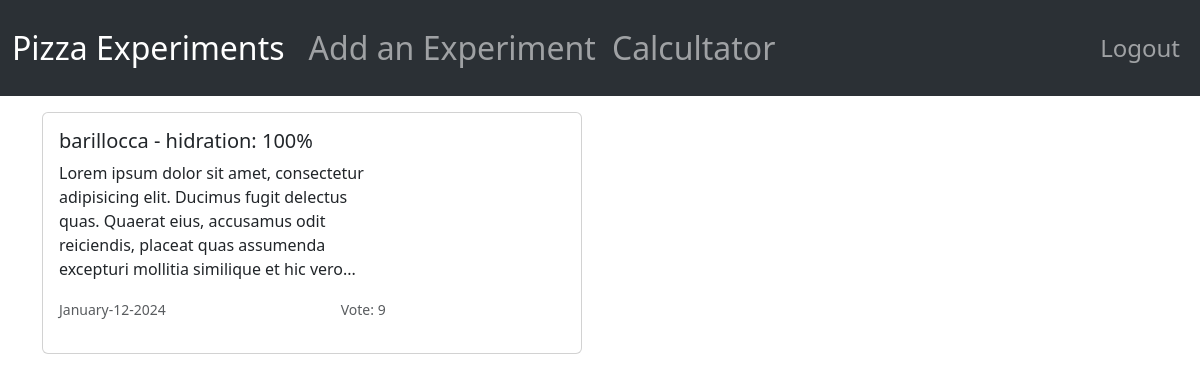
/ (signed in), run on an earlier commit of the app's database.
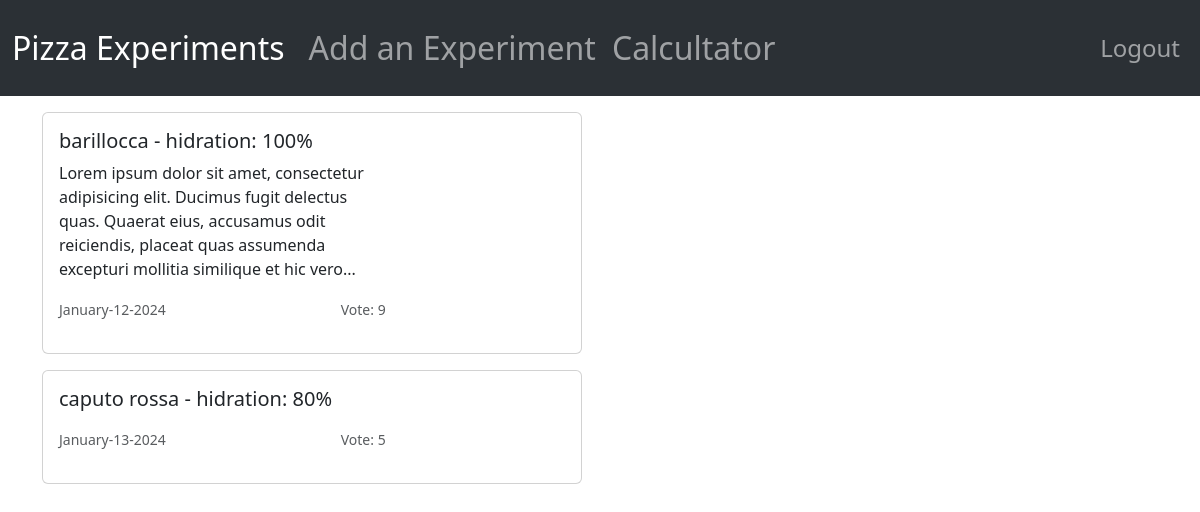
And on a later commit of the database.
### app.py (models this page shows)
class Experiment(db.Model):
   id = db.Column(db.Integer, primary_key=True)
   date = db.Column(db.DateTime, default=datetime.utcnow, nullable=False)
   flour_type = db.Column(db.String(50), nullable=False)
   flour_amount = db.Column(db.Integer, nullable=False)
   water_amount = db.Column(db.Integer, nullable=False)
   yeast_type = db.Column(db.String(50))
   yeast_amount = db.Column(db.Float)
   salt_amount = db.Column(db.Float)
   sugar_amount = db.Column(db.Float)
   oil_amount = db.Column(db.Float)
   temperature = db.Column(db.Float)
   maturation_time = db.Column(db.Float)
   procedure = db.Column(db.String(1000))
   result_vote = db.Column(db.Integer)
   result_comment = db.Column(db.String(500))
   user_id = db.Column(db.Integer, db.ForeignKey('user.id'), nullable=False)

### app.py (the view)
@app.route("/")
@login_required
def index():
  experiments = Experiment.query.filter_by(user_id = current_user.id)
  return render_template("index.html", experiments=experiments)

### app.py (called while the page is built)
@login_manager.user_loader
def load_user(user_id):
  return User.query.get(int(user_id))

### templates/index.html (shortened to what this page needs)
{% extends "layout.html" %}
{% block content %}
{% for exp in experiments %}
<div class="card mb-3 mt-3" style="max-width: 540px;">
  <div class="row g-0">
    <div class="col-md-8">
      <div class="card-body">
        {% set hidration = (exp.water_amount*100)//exp.flour_amount %}
        <h5 class="card-title">{{exp.flour_type}} - hidration:  {{hidration}}%</h5>
        <p class="card-text">{{exp.result_comment | truncate(200)}}</p>
        <div class="d-flex justify-content-between">
          <p class="card-text"><small class="text-body-secondary">{{exp.date.strftime("%B-%d-%Y")}}</small></p>
          <p class="card-text"><small class="text-body-secondary">Vote: {{exp.result_vote}}</small></p>
        </div>
      </div>
    </div>
  </div>
</div>
{% endfor %}
{% endblock %}

### templates/layout.html (shortened to what this page needs)
<!DOCTYPE html>
<html lang="en">
	<head>
		<link
			href="https://cdn.jsdelivr.net/npm/bootstrap@5.3.2/dist/css/bootstrap.min.css"
			rel="stylesheet"
		/>
		<link rel="stylesheet" href="{{ url_for('static', filename='css/styles.css') }}" />
	</head>
	<body>
		{% include "navbar.html" %}
		<div class="container">{% block content %} {% endblock %}</div>
	</body>
</html>

### templates/navbar.html (shortened to what this page needs)
{% block content %}
<nav class="navbar navbar-expand-lg bg-body-tertiary py-3" data-bs-theme="dark">
	<div class="container-fluid">
		<a class="navbar-brand fs-2" href="{{url_for('index')}}">Pizza Experiments</a>
		<div class="collapse navbar-collapse" id="navbarNavAltMarkup">
			<div class="navbar-nav">
				<a class="nav-link fs-2" aria-current="page" href="{{url_for('addExperiment')}}">Add an Experiment</a>
				<a class="nav-link fs-2" href="{{url_for('calculator')}}">Calcultator</a>
			</div>
			<div class="navbar-nav ms-lg-auto"><a class="nav-link fs-4" href="{{url_for('logout')}}">Logout</a></div>
		</div>
	</div>
</nav>
{% endblock %}

What changed in the data, as far as the page shows it:
added Experiment: flour_type "caputo rossa", hidration "80", date "January-13-2024", result_vote "5"
